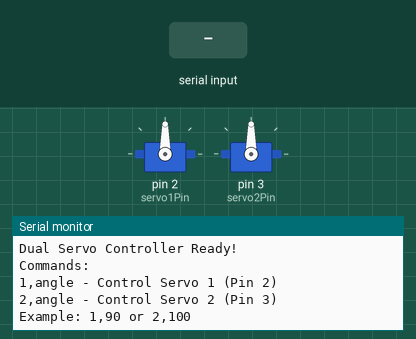
This sketch was run on a simulated Arduino Uno, built with avr-gcc and run on an emulated ATmega328P. Shown: 2 × servo, the last lines printed to the serial monitor. Inputs (shaded band) come from the test bench.

Above: at 1.2 s.
1.3 s: "90,45\n" received over Serial
At 1.9 s:
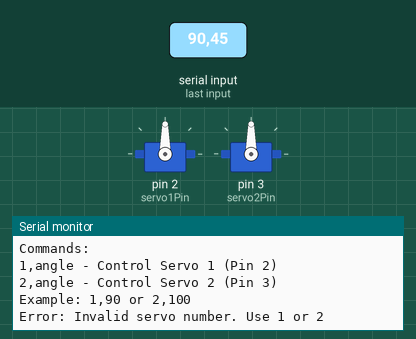
2.8 s: "1\n" received over Serial
At 3.5 s:
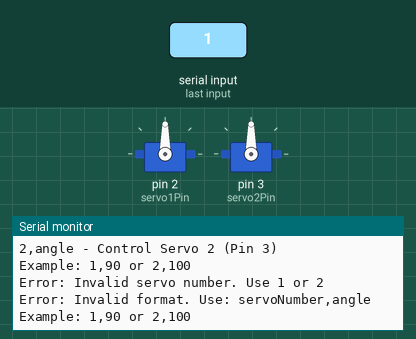
4.3 s: "1,90\n" received over Serial
At 5.4 s:
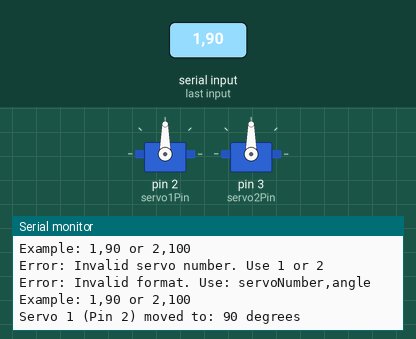

The sketch:

Servo.ino
```cpp
#include <Servo.h>

Servo servo1;          // Create servo object for motor 1
Servo servo2;          // Create servo object for motor 2
int servo1Pin = 2;     // Servo 1 connected to pin 2
int servo2Pin = 3;     // Servo 2 connected to pin 3

void setup() {
  Serial.begin(9600);           // Initialize serial communication
  servo1.attach(servo1Pin);     // Attach servo 1 to pin 2
  servo2.attach(servo2Pin);     // Attach servo 2 to pin 3

  // Set initial positions
  servo1.write(90);
  servo2.write(90);

  Serial.println("Dual Servo Controller Ready!");
  Serial.println("Commands:");
  Serial.println("1,angle - Control Servo 1 (Pin 2)");
  Serial.println("2,angle - Control Servo 2 (Pin 3)");
  Serial.println("Example: 1,90 or 2,100");
}

void loop() {
  // Check if serial data is available
  if (Serial.available() > 0) {
    // Read the incoming string
    String input = Serial.readStringUntil('\n');
    input.trim(); // Remove whitespace

    // Parse the comma-separated command
    int commaIndex = input.indexOf(',');

    if (commaIndex > 0) {
      // Extract servo number and angle
      String servoNumStr = input.substring(0, commaIndex);
      String angleStr = input.substring(commaIndex + 1);

      int servoNum = servoNumStr.toInt();
      int angle = angleStr.toInt();

      // Validate angle range
      if (angle >= 0 && angle <= 180) {
        // Route command to appropriate servo
        if (servoNum == 1) {
          servo1.write(angle);
          Serial.print("Servo 1 (Pin 2) moved to: ");
          Serial.print(angle);
          Serial.println(" degrees");
        }
        else if (servoNum == 2) {
          servo2.write(angle);
          Serial.print("Servo 2 (Pin 3) moved to: ");
          Serial.print(angle);
          Serial.println(" degrees");
        }
        else {
          Serial.println("Error: Invalid servo number. Use 1 or 2");
        }
      } else {
        Serial.println("Error: Angle must be between 0-180 degrees");
      }
    } else {
      Serial.println("Error: Invalid format. Use: servoNumber,angle");
      Serial.println("Example: 1,90 or 2,100");
    }
  }
}
```

Measured:
- after the input at 1.3 s, the serial monitor: prints a new line at once (image 1)
- after the input at 2.8 s, the serial monitor: prints a new line at once (image 2)
- after the input at 4.3 s, the serial monitor: prints a new line at once (image 3)
